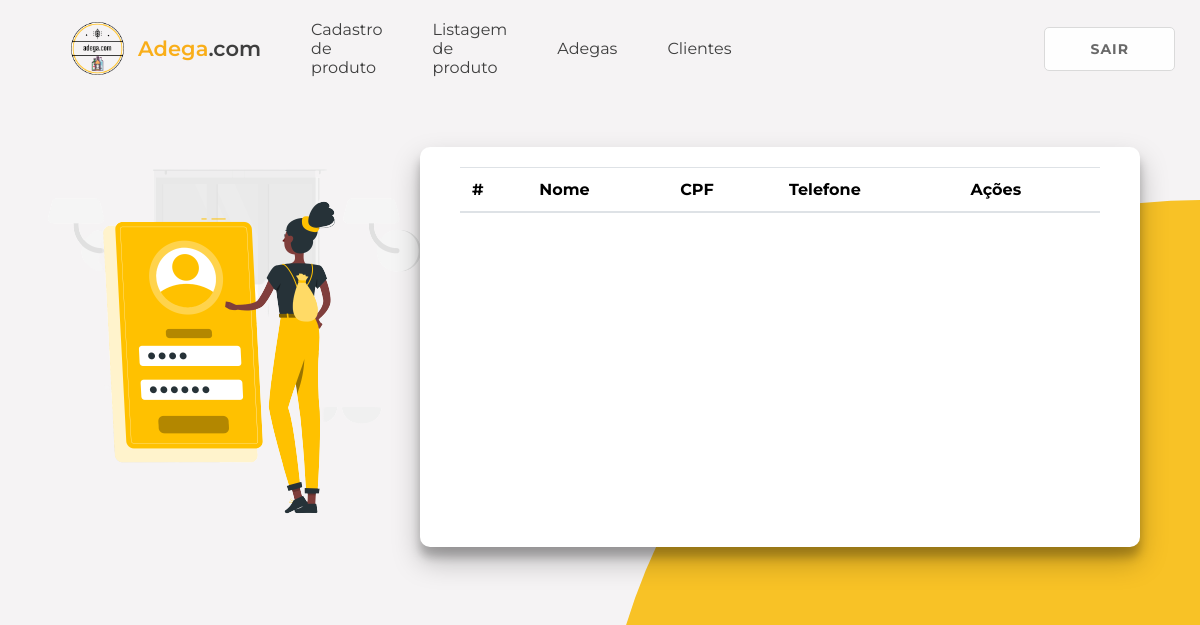
The app's page /clientes (signed in), older data.
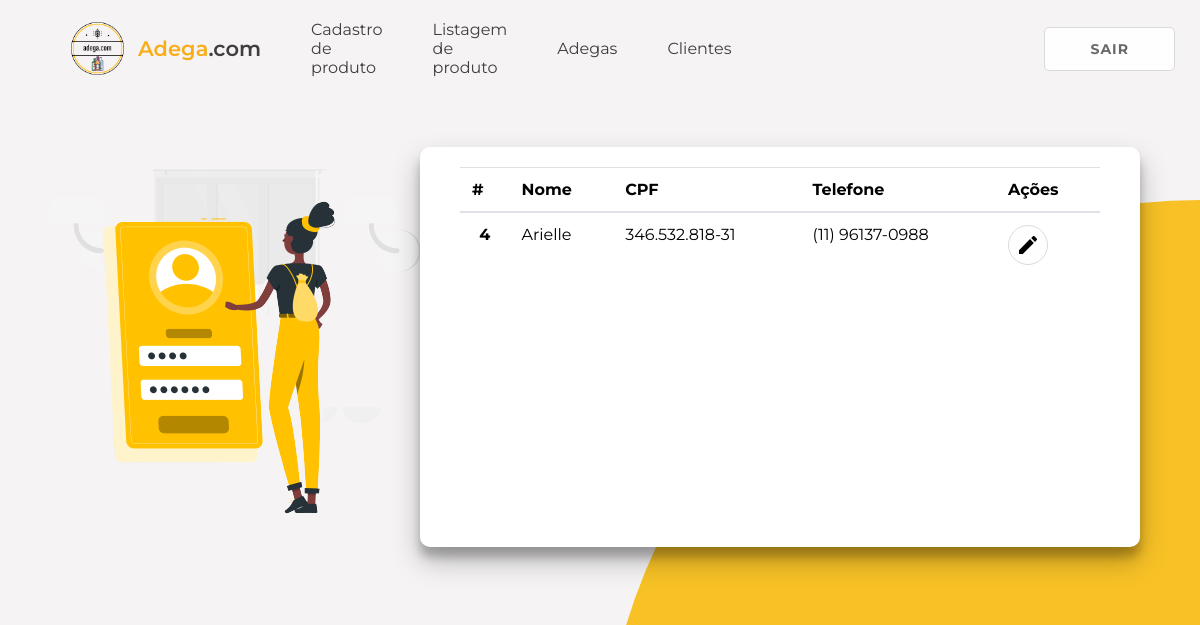
The same page, newer data.
### tables this page shows
CREATE TABLE clientes (
    id_cliente INTEGER PRIMARY KEY AUTOINCREMENT,
    nomeCliente VARCHAR(50) NOT NULL,
    cpf VARCHAR(50) NOT NULL,
    cep VARCHAR(50) NOT NULL,
    cidade VARCHAR(50) NOT NULL,
    rua VARCHAR(50) NOT NULL,
    bairro VARCHAR(50) NOT NULL,
    nResidencia VARCHAR(50) NOT NULL,
    complemento VARCHAR(50) NULL,
    telefone VARCHAR(50) NOT NULL,
    UNIQUE(cpf)
);

### routes.py (the view)
@app.route("/clientes")
def listar_clientes_api():
    logado = autenticar_login()
    if logado is None:
        return redirect("/")
    lista = db_listar_clientes()
    return render_template("lista-clientes.html", logado = logado, clientes = lista)

### database.py (called while the page is built)
def row_to_dict(description, row):
    if row is None: return None
    d = {}
    for i in range(0, len(row)):
        d[description[i][0]] = row[i]
    return d

def rows_to_dict(description, rows):
    result = []
    for row in rows:
        result.append(row_to_dict(description, row))
    return result

def conectar():
    return sqlite3.connect('adega.db')

def db_fazer_login(login, senha):
    with closing(conectar()) as con, closing(con.cursor()) as cur:
        cur.execute("SELECT u.login, u.senha, u.nome FROM usuario u WHERE u.login = ? AND u.senha = ?", [login, senha])
        return row_to_dict(cur.description, cur.fetchone())

def db_listar_clientes():
    with closing(conectar()) as con, closing(con.cursor()) as cur:
        cur.execute("SELECT id_cliente, nomeCliente, cpf, telefone FROM clientes")
        return rows_to_dict(cur.description, cur.fetchall())

### routes.py (called while the page is built)
def autenticar_login():
    login = request.cookies.get("login", "")
    senha = request.cookies.get("senha", "")
    return db_fazer_login(login, senha)

### templates/lista-clientes.html (shortened to what this page needs)
<!DOCTYPE html>
<html lang="pt-br">
	<head>
		<link rel="stylesheet" href="/static/css/global.css" />
        <link rel="stylesheet" href="/static/css/pages/listar-clientes.css" />
    </head>
    <body>
        {% include 'components/header.html' %}
        <div class="container" id="container">
            <div class="left-list">
                <img src="/static/images/formCliente.png" class="left-img" alt="imagens">
            </div>
            <div class="right-list">
                <div class="form-container-list list-in-container">
                    <div>
                        <table class="table table-hover">
                            <thead>
                              <tr>
                                <th scope="col">#</th>
                                <th scope="col">Nome</th>
                                <th scope="col">CPF</th>
                                <th scope="col">Telefone</th>
                                <th scope="col">Ações</th>
                              </tr>
                            </thead>
                            <tbody>
                            {% for cliente in clientes %}
                              <tr>
                                <th scope="row">{{cliente['id_cliente']}}</th>
                                <td>{{cliente['nomeCliente']}}</td>
                                <td>{{cliente['cpf']}}</td>
                                <td>{{cliente['telefone']}}</td>
                                <td>
                                  <a href="/cliente/{{cliente['id_cliente']}}">
                                    <button class="button secondary icon-button">
                                        <img src="/static/images/edit.svg">
                                    </button>
                                </a>
                                </td>
                              </tr>
                            {% endfor %}
                            </tbody>
                          </table>
                    </div>
                </div>
            </div>
        </div>
    </body>
</html>

Row changes from the older to the newer data that the page shows:
added clientes: id_cliente "4", nomeCliente "Arielle", cpf "346.532.818-31", telefone "(11) 96137-0988"
